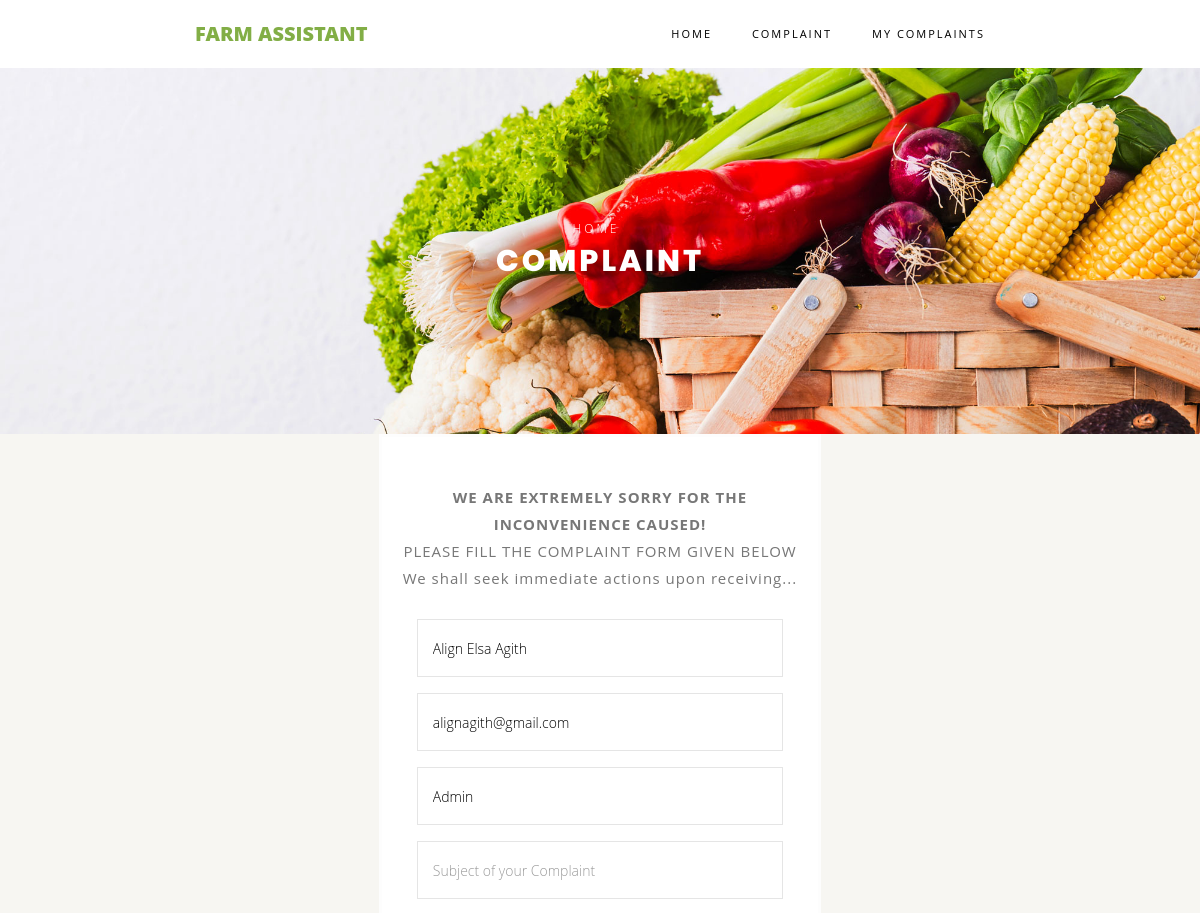
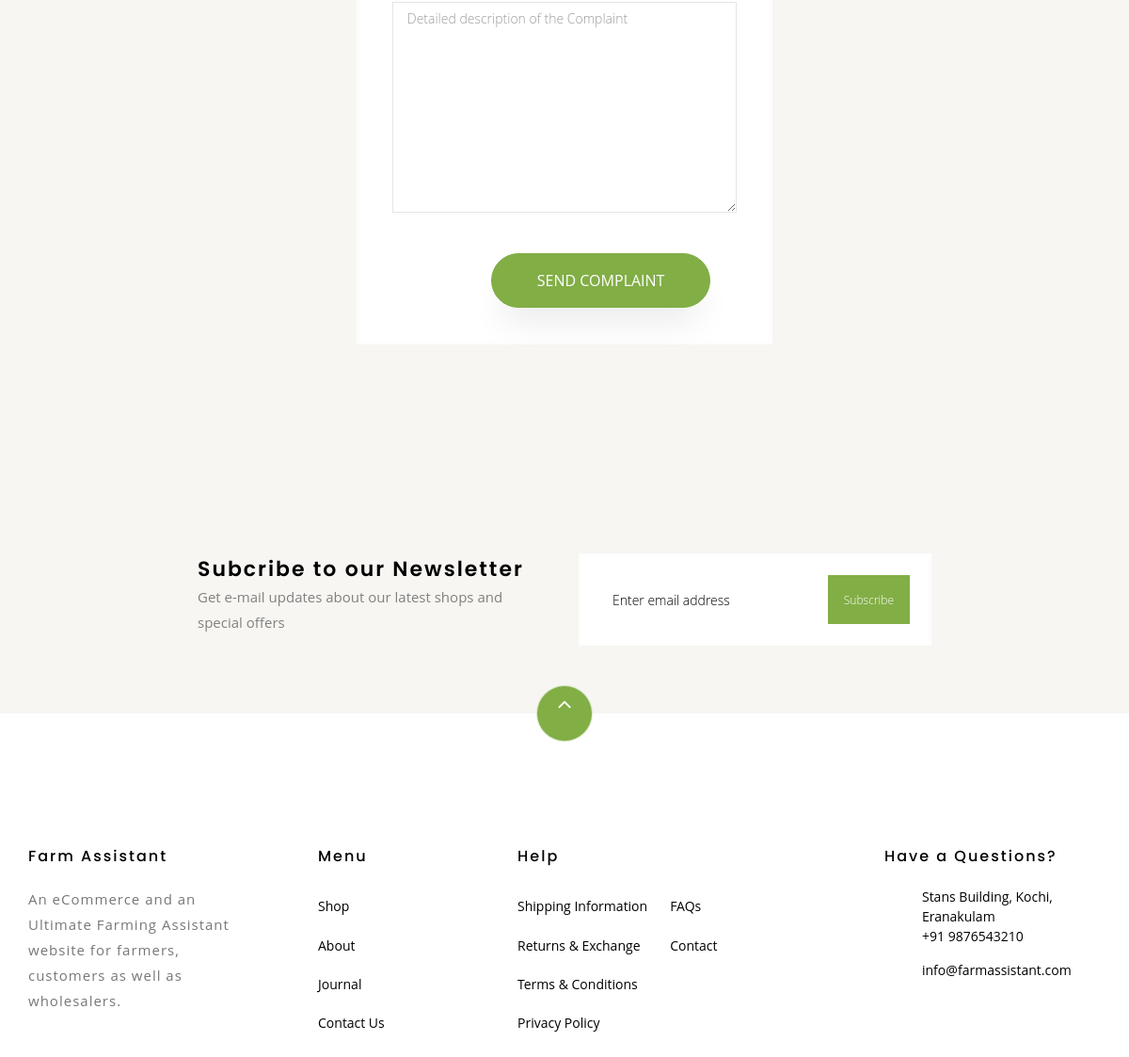
Screenshot of /complaint.php (signed in) with the database file from the repository (2 pictures, top to bottom).
### tables this page shows
CREATE TABLE IF NOT EXISTS `register` (
  `name` varchar(30) NOT NULL,
  `type` varchar(10) NOT NULL,
  `email` varchar(30) NOT NULL,
  `number` varchar(11) NOT NULL,
  `psw` varchar(20) NOT NULL,
  `psw_repeat` varchar(20) NOT NULL,
  `image` varchar(20) NOT NULL,
  PRIMARY KEY (`email`)
);

### web/complaint.php (the view, shortened to what this page needs)
<!DOCTYPE html>
<html lang="en">
  <head>
    <link rel="stylesheet" href="css/open-iconic-bootstrap.min.css">
    <link rel="stylesheet" href="css/animate.css">
    <link rel="stylesheet" href="css/owl.carousel.min.css">
    <link rel="stylesheet" href="css/owl.theme.default.min.css">
    <link rel="stylesheet" href="css/magnific-popup.css">
    <link rel="stylesheet" href="css/aos.css">
    <link rel="stylesheet" href="css/ionicons.min.css">
    <link rel="stylesheet" href="css/bootstrap-datepicker.css">
    <link rel="stylesheet" href="css/jquery.timepicker.css">
    <link rel="stylesheet" href="css/flaticon.css">
    <link rel="stylesheet" href="css/icomoon.css">
    <link rel="stylesheet" href="css/style.css">
  </head>
  <body class="goto-here">
    <?php
    include("connection.php");
    $u=$_SESSION['u'];
    ?>
    <nav class="navbar navbar-expand-lg navbar-dark ftco_navbar bg-dark ftco-navbar-light" id="ftco-navbar">
	    <div class="container">
	      <a class="navbar-brand" href="#">Farm Assistant</a>
	      <div class="collapse navbar-collapse" id="ftco-nav">
	        <ul class="navbar-nav ml-auto">
	            <li class="nav-item "><a href="goback.php" class="nav-link">Home</a></li>
                 <li class="nav-item cta cta-colored"><a href="#" class="nav-link">Complaint</a></li>
	             <li class="nav-item"><a href="complaint_check.php" class="nav-link">My complaints</a></li>
	        </ul>
	      </div>
	    </div>
	  </nav>
    <div class="hero-wrap hero-bread" style="background-image: url('images/bg_1.jpg');">
      <div class="container">
        <div class="row no-gutters slider-text align-items-center justify-content-center">
          <div class="col-md-9 ftco-animate text-center">
            <p class="breadcrumbs"><span class="mr-2"><a href="index.html">Home</a></span></p>
            <h1 class="mb-0 bread">Complaint</h1>
          </div>
        </div>
      </div>
    </div>
   <section class="ftco-section contact-section bg-light" style="padding-top: 0px">
    <div class="container">
      <div class="row justify-content-center">
        <div class="col-xl-7 ftco-animate">
          <form action="cmplt_upload.php" method="post" class="billing-form">
            <br>
            <p style="text-align: center"><strong>WE ARE EXTREMELY SORRY FOR THE INCONVENIENCE CAUSED!</strong><br>PLEASE FILL THE COMPLAINT FORM GIVEN BELOW<br>We shall seek immediate actions upon receiving... <br><br></p>
            <div class="row align-items-end">
             <?php
                $sql= "select * from register where email='$u'";
                $a=mysqli_query($conn,$sql);
                while($row=mysqli_fetch_array($a))
                {
                ?>
              <div class="col-md-12">
                <div class="form-group">
                  <div class="form-group" >
                    <input type="text" class="form-control" name="name" value="<?php echo $row["name"]; ?>" placeholder=""readonly>
                </div>
                </div>
              </div>
              <div class="col-md-12">
                <div class="form-group">
                  <input type="text"   class="form-control" name="email" id="email" value="<?php echo $row["email"]; ?>" placeholder=""readonly>
                 </div>
              </div>
               <div class="col-md-12">
                <div class="form-group">
                  <input type="text"   class="form-control" name="email" id="email" value="<?php echo $row["type"];} ?>" placeholder=""readonly>
                 </div>
              </div>
                <div class="col-md-12">
              <div class="form-group">
               <input type="text" class="form-control" name="complaintH" placeholder="Subject of your Complaint">
             </div>
             </div>
              <div class="col-md-12">
             <div class="form-group">
              <textarea name="complaint" id="" cols="50" rows="10" class="form-control" placeholder="Detailed description of the Complaint" required></textarea>
           </div>
          </div>
      <br>
      </div>
      <div class="form-group" style="padding-left: 8em;">
        <input type="submit" value="SEND COMPLAINT" class="btn btn-primary py-3 px-5">
      </div>
          </form>
        </div>
      </div>
    </div>
  </section>
		<section class="ftco-section ftco-no-pt ftco-no-pb py-5 bg-light">
      <div class="container py-4">
        <div class="row d-flex justify-content-center py-5">
          <div class="col-md-6">
          	<h2 style="font-size: 22px;" class="mb-0">Subcribe to our Newsletter</h2>
          	<span>Get e-mail updates about our latest shops and special offers</span>
          </div>
          <div class="col-md-6 d-flex align-items-center">
            <form action="#" class="subscribe-form">
              <div class="form-group d-flex">
                <input type="text" class="form-control" placeholder="Enter email address">
                <input type="submit" value="Subscribe" class="submit px-3">
              </div>
            </form>
          </div>
        </div>
      </div>
    </section>
    <footer class="ftco-footer ftco-section">
      <div class="container1">
      	<div class="row">
      		<div class="mouse">
						<a href="#" class="mouse-icon">
							<div class="mouse-wheel"><span class="ion-ios-arrow-up"></span></div>
						</a>
					</div>
      	</div>
        <div class="row mb-5">
           <div class="col-md">
            <div class="ftco-footer-widget mb-4">
              <h2 class="ftco-heading-2">Farm Assistant</h2>
              <p>An eCommerce and an Ultimate Farming Assistant website for farmers, customers as well as wholesalers.</p>
            </div>
          </div>
          <div class="col-md">
            <div class="ftco-footer-widget mb-4 ml-md-5">
              <h2 class="ftco-heading-2">Menu</h2>
              <ul class="list-unstyled">
                <li><a href="#" class="py-2 d-block">Shop</a></li>
                <li><a href="#" class="py-2 d-block">About</a></li>
                <li><a href="#" class="py-2 d-block">Journal</a></li>
                <li><a href="#" class="py-2 d-block">Contact Us</a></li>
              </ul>
            </div>
          </div>
          <div class="col-md-4">
             <div class="ftco-footer-widget mb-4">
              <h2 class="ftco-heading-2">Help</h2>
              <div class="d-flex">
	              <ul class="list-unstyled mr-l-5 pr-l-3 mr-4">
	                <li><a href="#" class="py-2 d-block">Shipping Information</a></li>
	                <li><a href="#" class="py-2 d-block">Returns &amp; Exchange</a></li>
	                <li><a href="#" class="py-2 d-block">Terms &amp; Conditions</a></li>
	                <li><a href="#" class="py-2 d-block">Privacy Policy</a></li>
	              </ul>
	              <ul class="list-unstyled">
	                <li><a href="#" class="py-2 d-block">FAQs</a></li>
	                <li><a href="#" class="py-2 d-block">Contact</a></li>
	              </ul>
	            </div>
            </div>
          </div>
          <div class="col-md">
            <div class="ftco-footer-widget mb-4">
            	<h2 class="ftco-heading-2">Have a Questions?</h2>
            	<div class="block-23 mb-3">
	              <ul>
	                <li><span class="icon icon-map-marker"></span><span class="text">Stans Building, Kochi, Eranakulam</span></li>
	                <li><a href="#"><span class="icon icon-phone"></span><span class="text">+91 9876543210</span></a></li>
	                <li><a href="#"><span class="icon icon-envelope"></span><span class="text">info@farmassistant.com</span></a></li>
	              </ul>
	            </div>
            </div>
          </div>
        </div>
      </div>
    </footer>
  </body>
</html>

### web/css/icomoon.css (style rules this page uses)
[class^="icon-"], [class*=" icon-"] { font-family: 'icomoon' !important; speak: none; font-style: normal; font-weight: normal; font-variant: normal; text-transform: none; line-height: 1; -webkit-font-smoothing: antialiased; -moz-osx-font-smoothing: grayscale; }
.icon-map-marker:before { content: "\f041"; }
.icon-phone:before { content: "\f095"; }
.icon-envelope:before { content: "\f0e0"; }

### web/complaint.php (style rules this page uses)
.ftco-section { padding: 10em 0; position: relative; }
.container1 { width: 100%; padding-right: 15px; padding-left: 15px; margin-right: auto; margin-left: auto; }
.container { width: 70%; padding-right: 15px; padding-left: 15px; margin-right: auto; margin-left: auto; }
.billing-form .form-control { font-weight: 300; border: transparent !important; border: 1px solid rgba(0, 0, 0, 0.1) !important; height: 58px !important; padding-left: 15px; padding-right: 15px; background: transparent !important; color: rgb(0, 0, 0) !important; font-size: 14px; border-radius: 0px; -webkit-box-shadow: none !important; box-shadow: none !important; }
form { border: 3px solid rgba(252, 252, 252, 0.63) ; padding: 20px; background-color: white ; }

### rows the page displays
register: name "Align Elsa Agith", email "alignagith@gmail.com", email "Admin"
